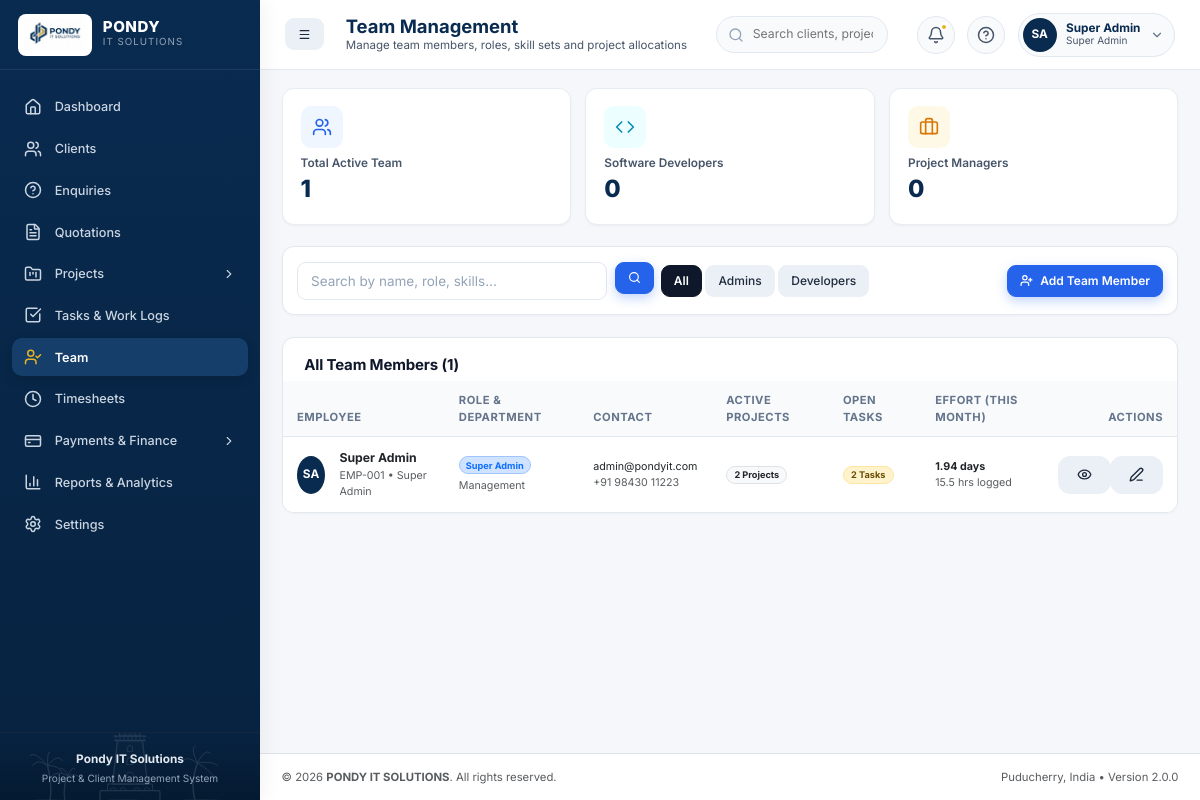
The page /modules/team/index.php (signed in) on the database its author committed.
### tables this page shows
CREATE TABLE users (
    id INT AUTO_INCREMENT PRIMARY KEY,
    emp_code VARCHAR(20) NOT NULL UNIQUE,
    full_name VARCHAR(150) NOT NULL,
    email VARCHAR(150) NOT NULL UNIQUE,
    phone VARCHAR(25),
    designation VARCHAR(100),
    department VARCHAR(100),
    skills TEXT,
    joining_date DATE,
    employment_status ENUM('Active', 'On Leave', 'Probation', 'Resigned', 'Terminated') DEFAULT 'Active',
    username VARCHAR(100) NOT NULL UNIQUE,
    password VARCHAR(255) NOT NULL,
    role_id INT NOT NULL,
    avatar VARCHAR(255) DEFAULT 'assets/images/default-avatar.png',
    created_at TIMESTAMP DEFAULT CURRENT_TIMESTAMP,
    updated_at TIMESTAMP DEFAULT CURRENT_TIMESTAMP ON UPDATE CURRENT_TIMESTAMP,
    FOREIGN KEY (role_id) REFERENCES roles(id) ON UPDATE CASCADE
);

CREATE TABLE roles (
    id INT AUTO_INCREMENT PRIMARY KEY,
    role_name VARCHAR(50) NOT NULL UNIQUE,
    display_name VARCHAR(100) NOT NULL,
    description TEXT,
    created_at TIMESTAMP DEFAULT CURRENT_TIMESTAMP
);

### config/app.php (called while the page is built, shortened)
<?php
function getBaseUrl(): string {
    $protocol = (!empty($_SERVER['HTTPS']) && $_SERVER['HTTPS'] !== 'off' || ($_SERVER['SERVER_PORT'] ?? 80) == 443) ? "https://" : "http://";
    $host = $_SERVER['HTTP_HOST'] ?? 'localhost';
    $script = $_SERVER['SCRIPT_NAME'] ?? '';
    $dir = dirname($script);
    $dir = str_replace('\\', '/', $dir);
    $parts = explode('/', trim($dir, '/'));
    if (!empty($parts[0])) {
        $base = '/' . $parts[0] . '/';
    } else {
        $base = '/';
    }
    return rtrim($protocol . $host . $base, '/') . '/';
}

### includes/functions.php (called while the page is built, shortened)
<?php
require_once __DIR__ . '/../config/app.php';
function e(?string $str): string {
    return htmlspecialchars($str ?? '', ENT_QUOTES, 'UTF-8');
}
function calculatePersonDays(float $totalHours, float $standardHours = STANDARD_WORK_HOURS_PER_DAY): float {
    return round($totalHours / $standardHours, 2);
}
function getInitials(string $name): string {
    $words = explode(' ', trim($name));
    $initials = '';
    foreach ($words as $w) {
        if (!empty($w)) {
            $initials .= strtoupper($w[0]);
        }
        if (strlen($initials) >= 2) break;
    }
    return $initials ?: 'U';
}

### includes/auth.php (called while the page is built, shortened)
<?php
require_once __DIR__ . '/functions.php';
function isLoggedIn(): bool {
    return !empty($_SESSION['user_id']);
}
function getCurrentUser(): ?array {
    if (!empty($_SESSION['user_data'])) {
        return $_SESSION['user_data'];
    }
    return null;
}

### modules/team/index.php (the view, shortened to what this page needs)
<?php
require_once __DIR__ . '/../../config/app.php';
require_once __DIR__ . '/../../includes/functions.php';
require_once __DIR__ . '/../../includes/auth.php';
$pageTitle = 'Team Management';
$pageSubtitle = 'Manage team members, roles, skill sets and project allocations';
$db = getDBConnection();
$roleFilter = trim($_GET['role'] ?? '');
$search = trim($_GET['search'] ?? '');
$where = ["u.employment_status = 'Active'"];
$params = [];
$whereClause = implode(" AND ", $where);
$totalStaff = 0;
$developersCount = 0;
$managersCount = 0;
try {
    $totalStaff = (int)$db->query("SELECT COUNT(*) FROM users WHERE employment_status = 'Active'")->fetchColumn();
    $developersCount = (int)$db->query("SELECT COUNT(*) FROM users WHERE designation LIKE '%Developer%' AND employment_status = 'Active'")->fetchColumn();
    $managersCount = (int)$db->query("SELECT COUNT(*) FROM users WHERE designation LIKE '%Manager%' AND employment_status = 'Active'")->fetchColumn();
} catch (Exception $e) {}
$sql = "SELECT u.*, r.display_name as role_display,
        (SELECT COUNT(DISTINCT pm.project_id) FROM project_members pm JOIN projects p ON pm.project_id = p.id WHERE pm.user_id = u.id AND p.status IN ('In Progress', 'Testing')) as active_projects_count,
        (SELECT COUNT(*) FROM tasks t WHERE t.assigned_to = u.id AND t.status IN ('To Do', 'Assigned', 'In Progress', 'Under Review')) as open_tasks_count,
        (SELECT COALESCE(SUM(w.total_hours), 0) FROM work_logs w WHERE w.user_id = u.id AND MONTH(w.work_date) = MONTH(CURRENT_DATE()) AND YEAR(w.work_date) = YEAR(CURRENT_DATE()) AND w.status = 'Approved') as month_hours
        FROM users u
        JOIN roles r ON u.role_id = r.id
        WHERE {$whereClause}
        ORDER BY u.id ASC";
$stmt = $db->prepare($sql);
$stmt->execute($params);
$team = $stmt->fetchAll();
include __DIR__ . '/../../includes/header.php';
?>
<main class="app-main">
    <div class="container-fluid px-0">
        <div class="row g-3 mb-4">
            <div class="col-md-4">
                <div class="metric-card">
                    <div class="metric-icon-box icon-blue mb-2">
                        <i data-lucide="users" style="width: 20px; height: 20px;"></i>
                    </div>
                    <div class="metric-label">Total Active Team</div>
                    <div class="metric-value"><?= $totalStaff ?></div>
                </div>
            </div>
            <div class="col-md-4">
                <div class="metric-card">
                    <div class="metric-icon-box icon-cyan mb-2">
                        <i data-lucide="code" style="width: 20px; height: 20px;"></i>
                    </div>
                    <div class="metric-label">Software Developers</div>
                    <div class="metric-value"><?= $developersCount ?></div>
                </div>
            </div>
            <div class="col-md-4">
                <div class="metric-card">
                    <div class="metric-icon-box icon-yellow mb-2">
                        <i data-lucide="briefcase" style="width: 20px; height: 20px;"></i>
                    </div>
                    <div class="metric-label">Project Managers</div>
                    <div class="metric-value"><?= $managersCount ?></div>
                </div>
            </div>
        </div>
        <div class="content-card mb-4">
            <div class="content-card-body p-3">
                <div class="row g-2 align-items-center">
                    <div class="col-md-5">
                        <form method="GET" action="index.php" class="d-flex gap-2">
                            <input type="text" name="search" class="form-control form-control-sm" placeholder="Search by name, role, skills..." value="<?= e($search) ?>">
                            <button type="submit" class="btn btn-sm btn-primary-navy px-3"><i data-lucide="search" style="width: 14px; height: 14px;"></i></button>
                        </form>
                    </div>
                    <div class="col-md-4">
                        <div class="d-flex gap-1 flex-wrap">
                            <a href="index.php" class="btn btn-sm <?= empty($roleFilter) ? 'btn-dark' : 'btn-light border' ?>">All</a>
                            <a href="index.php?role=super_admin" class="btn btn-sm <?= $roleFilter === 'super_admin' ? 'btn-dark' : 'btn-light border' ?>">Admins</a>
                            <a href="index.php?role=developer" class="btn btn-sm <?= $roleFilter === 'developer' ? 'btn-dark' : 'btn-light border' ?>">Developers</a>
                        </div>
                    </div>
                    <div class="col-md-3 text-md-end">
                        <a href="add.php" class="btn btn-sm btn-primary-navy px-3">
                            <i data-lucide="user-plus" style="width: 15px; height: 15px;"></i> Add Team Member
                        </a>
                    </div>
                </div>
            </div>
        </div>
        <div class="content-card">
            <div class="content-card-header">
                <h2 class="content-card-title">All Team Members (<?= count($team) ?>)</h2>
            </div>
            <div class="table-responsive">
                <table class="table table-custom">
                    <thead>
                        <tr>
                            <th>Employee</th>
                            <th>Role & Department</th>
                            <th>Contact</th>
                            <th>Active Projects</th>
                            <th>Open Tasks</th>
                            <th>Effort (This Month)</th>
                            <th class="text-end">Actions</th>
                        </tr>
                    </thead>
                    <tbody>
                        <?php foreach ($team as $member):
                            $personDays = calculatePersonDays((float)$member['month_hours']);
                        ?>
                            <tr>
                                <td>
                                    <div class="d-flex align-items-center gap-3">
                                        <div class="user-avatar-circle" style="width: 38px; height: 38px;">
                                            <?= getInitials($member['full_name']) ?>
                                        </div>
                                        <div>
                                            <div class="fw-bold">
                                                <a href="view.php?id=<?= $member['id'] ?>" class="text-decoration-none text-dark hover-primary">
                                                    <?= e($member['full_name']) ?>
                                                </a>
                                            </div>
                                            <div class="small text-muted"><?= e($member['emp_code']) ?> &bull; <?= e($member['designation']) ?></div>
                                        </div>
                                    </div>
                                </td>
                                <td>
                                    <span class="badge bg-primary-subtle text-primary border border-primary-subtle rounded-pill mb-1">
                                        <?= e($member['role_display']) ?>
                                    </span>
                                    <div class="small text-muted"><?= e($member['department']) ?></div>
                                </td>
                                <td>
                                    <div class="small text-dark"><?= e($member['email']) ?></div>
                                    <div class="small text-muted"><?= e($member['phone'] ?: '-') ?></div>
                                </td>
                                <td>
                                    <span class="badge bg-light text-dark border rounded-pill px-2">
                                        <?= (int)$member['active_projects_count'] ?> Projects
                                    </span>
                                </td>
                                <td>
                                    <span class="badge bg-warning-subtle text-warning-emphasis border border-warning-subtle rounded-pill px-2">
                                        <?= (int)$member['open_tasks_count'] ?> Tasks
                                    </span>
                                </td>
                                <td>
                                    <div class="fw-bold text-dark small"><?= $personDays ?> days</div>
                                    <div class="small text-muted"><?= (float)$member['month_hours'] ?> hrs logged</div>
                                </td>
                                <td class="text-end">
                                    <div class="btn-group btn-group-sm">
                                        <a href="view.php?id=<?= $member['id'] ?>" class="btn btn-light border" title="View Profile">
                                            <i data-lucide="eye" style="width: 14px; height: 14px;"></i>
                                        </a>
                                        <a href="edit.php?id=<?= $member['id'] ?>" class="btn btn-light border" title="Edit Member">
                                            <i data-lucide="edit-3" style="width: 14px; height: 14px;"></i>
                                        </a>
                                    </div>
                                </td>
                            </tr>
                        <?php endforeach; ?>
                    </tbody>
                </table>
            </div>
        </div>
    </div>
</main>
<?php include __DIR__ . '/../../includes/footer.php'; ?>

### includes/header.php (shortened to what this page needs)
<?php
require_once __DIR__ . '/../config/app.php';
require_once __DIR__ . '/functions.php';
require_once __DIR__ . '/auth.php';
$currentUser = getCurrentUser();
$pageTitle = $pageTitle ?? 'Dashboard';
$pageSubtitle = $pageSubtitle ?? 'Overview of your business, projects, team and finances';
$unreadNotifications = [];
$db = getDBConnection();
if ($db && $currentUser) {
    try {
        $stmt = $db->prepare("SELECT * FROM notifications WHERE (user_id = ? OR user_id IS NULL) AND is_read = 0 ORDER BY created_at DESC LIMIT 5");
        $stmt->execute([$currentUser['id']]);
        $unreadNotifications = $stmt->fetchAll();
    } catch (Exception $e) {}
}
?>
<!DOCTYPE html>
<html lang="en">
<head>
    <link href="https://cdn.jsdelivr.net/npm/bootstrap@5.3.3/dist/css/bootstrap.min.css" rel="stylesheet">
    <link rel="stylesheet" href="<?= getBaseUrl() ?>assets/css/style.css?v=2.5">
</head>
<body>
<div class="app-wrapper">
    <?php include_once __DIR__ . '/sidebar.php'; ?>
    <div class="app-container">
        <header class="app-header">
            <div class="header-left">
                <button class="btn btn-sm btn-light d-lg-none me-2" id="sidebarToggleBtn" aria-label="Toggle Sidebar">
                    <i data-lucide="menu"></i>
                </button>
                <div class="page-title-box">
                    <h1><?= e($pageTitle) ?></h1>
                    <p><?= e($pageSubtitle) ?></p>
                </div>
            </div>
            <div class="header-center d-none d-md-block">
                <div class="search-box-pill">
                    <i data-lucide="search" class="search-icon-pos"></i>
                    <input type="text" id="globalSearchInput" placeholder="Search clients, projects, enquiries..." autocomplete="off">
                </div>
            </div>
            <div class="header-right">
                <div class="dropdown">
                    <a href="#" class="header-btn-icon" data-bs-toggle="dropdown" aria-expanded="false" title="Notifications">
                        <i data-lucide="bell" style="width: 18px; height: 18px;"></i>
                        <?php if (!empty($unreadNotifications)): ?>
                            <span class="notification-dot"></span>
                        <?php endif; ?>
                    </a>
                </div>
                <a href="<?= getBaseUrl() ?>modules/settings/index.php#help" class="header-btn-icon d-none d-sm-flex" title="Help & Documentation">
                    <i data-lucide="help-circle" style="width: 18px; height: 18px;"></i>
                </a>
                <div class="dropdown">
                    <a href="#" class="user-profile-pill" data-bs-toggle="dropdown" aria-expanded="false">
                        <div class="user-avatar-circle">
                            <?= getInitials($currentUser['full_name'] ?? 'Admin') ?>
                        </div>
                        <div class="user-meta-text d-none d-sm-flex">
                            <span class="user-display-name"><?= e($currentUser['full_name'] ?? 'Siva Athri') ?></span>
                            <span class="user-role-badge"><?= e($currentUser['role_display'] ?? 'Admin') ?></span>
                        </div>
                        <i data-lucide="chevron-down" style="width: 14px; height: 14px; color: #64748B;"></i>
                    </a>
                </div>
            </div>
        </header>

### rows shown on the page
users: full_name "SA", full_name "Super Admin", role.display_name "Super Admin", emp_code "EMP-001", designation "Super Admin", department "Management", email "admin@pondyit.com", phone "+91 98430 11223", active_projects_count "2", open_tasks_count "2", personDays "1.94", month_hours "15.5"

### other values the page prints
$pageTitle "Team Management"
$pageSubtitle "Manage team members, roles, skill sets and project allocations"
$totalStaff "1"
$developersCount "0"
$managersCount "0"
count($team) "1"
APP_NAME "PONDY IT SOLUTIONS"
APP_VERSION "2.0.0"
